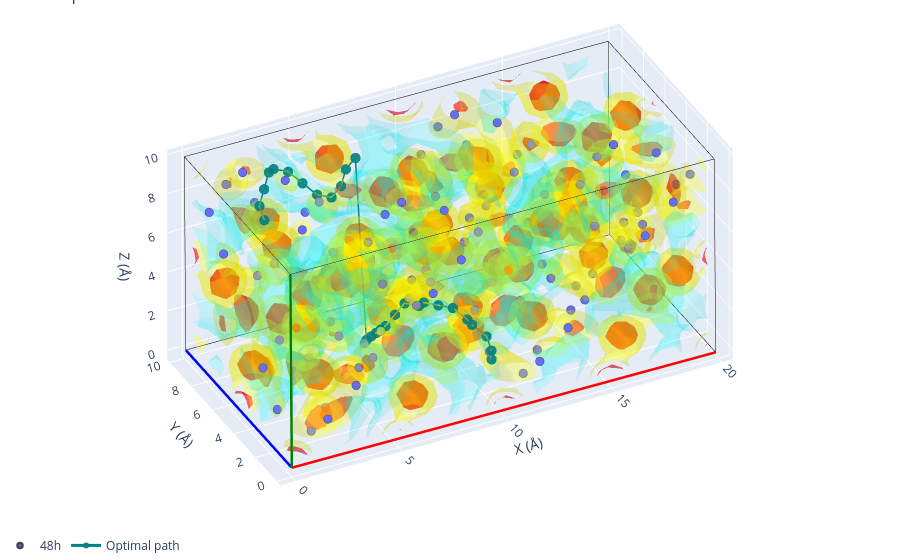
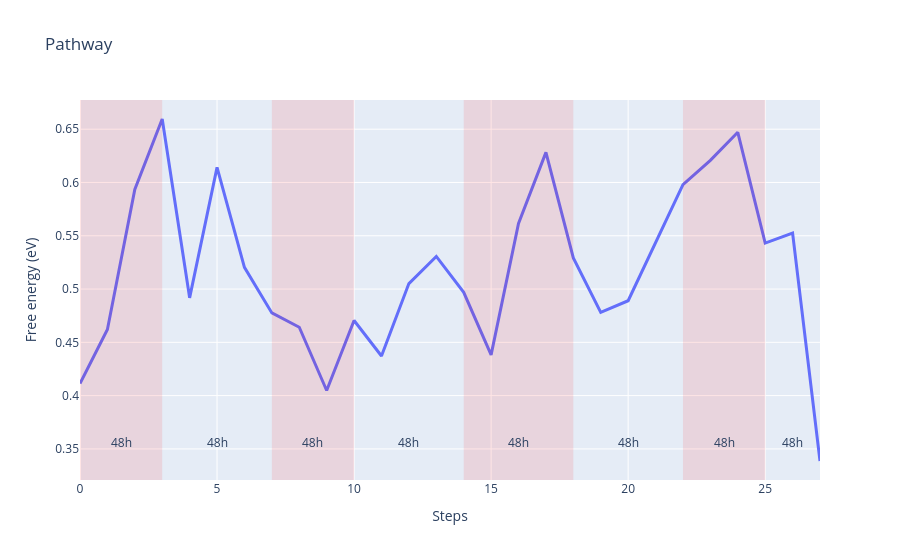

Source (notebook cell) for these figures, in order:
### Code cell
fig1 = volume.plot_3d(structure=sites, paths=path1)
fig1.show()

fig2 = path1.plot_energy_along_path(structure=sites)
fig2.show()

### Figure 1 — Plotly figure (JSON) as saved in the notebook; plotly's stock layout.template omitted (floating-point values rounded to 4 significant figures; data arrays with more than 128 entries replaced by an {"elided": "..."} marker saying what was removed)
{"data": [{"line": {"color": "red", "width": 5}, "mode": "lines", "showlegend": false, "type": "scatter3d", "x": [0, 19.87], "y": [0, 0.006208], "z": [0, -0.1473]}, {"line": {"color": "blue", "width": 5}, "mode": "lines", "showlegend": false, "type": "scatter3d", "x": [0, 0.005318], "y": [0, 9.919], "z": [0, -0.02126]}, {"line": {"color": "green", "width": 5}, "mode": "lines", "showlegend": false, "type": "scatter3d", "x": [0, -0.07517], "y": [0, -0.01577], "z": [0, 9.916]}, {"line": {"color": "black", "width": 1}, "mode": "lines", "showlegend": false, "type": "scatter3d", "x": [19.87, 19.88], "y": [0.006208, 9.926], "z": [-0.1473, -0.1686]}, {"line": {"color": "black", "width": 1}, "mode": "lines", "showlegend": false, "type": "scatter3d", "x": [19.87, 19.8], "y": [0.006208, -0.009559], "z": [-0.1473, 9.769]}, {"line": {"color": "black", "width": 1}, "mode": "lines", "showlegend": false, "type": "scatter3d", "x": [0.005318, 19.88], "y": [9.919, 9.926], "z": [-0.02126, -0.1686]}, {"line": {"color": "black", "width": 1}, "mode": "lines", "showlegend": false, "type": "scatter3d", "x": [0.005318, -0.06986], "y": [9.919, 9.904], "z": [-0.02126, 9.895]}, {"line": {"color": "black", "width": 1}, "mode": "lines", "showlegend": false, "type": "scatter3d", "x": [-0.07517, 19.8], "y": [-0.01577, -0.009559], "z": [9.916, 9.769]}, {"line": {"color": "black", "width": 1}, "mode": "lines", "showlegend": false, "type": "scatter3d", "x": [-0.07517, -0.06986], "y": [-0.01577, 9.904], "z": [9.916, 9.895]}, {"line": {"color": "black", "width": 1}, "mode": "lines", "showlegend": false, "type": "scatter3d", "x": [19.8, -0.06986], "y": [9.91, 9.904], "z": [9.748, 9.895]}, {"line": {"color": "black", "width": 1}, "mode": "lines", "showlegend": false, "type": "scatter3d", "x": [19.8, 19.8], "y": [9.91, -0.009559], "z": [9.748, 9.769]}, {"line": {"color": "black", "width": 1}, "mode": "lines", "showlegend": false, "type": "scatter3d", "x": [19.8, 19.88], "y": [9.91, 9.926], "z": [9.748, -0.1686]}, {"color": "red", "i": {"elided": "4667 int values"}, "j": {"elided": "4667 int values"}, "k": {"elided": "4667 int values"}, "name": "isoval=np.float64(87.0)", "opacity": 0.6, "showlegend": false, "type": "mesh3d", "x": {"elided": "2731 float values"}, "y": {"elided": "2731 float values"}, "z": {"elided": "2731 float values"}}, {"color": "yellow", "i": {"elided": "15713 int values"}, "j": {"elided": "15713 int values"}, "k": {"elided": "15713 int values"}, "name": "isoval=np.float64(34.800000000000004)", "opacity": 0.3, "showlegend": false, "type": "mesh3d", "x": {"elided": "8644 float values"}, "y": {"elided": "8644 float values"}, "z": {"elided": "8644 float values"}}, {"color": "cyan", "i": {"elided": "11406 int values"}, "j": {"elided": "11406 int values"}, "k": {"elided": "11406 int values"}, "name": "isoval=np.float64(2.436)", "opacity": 0.15, "showlegend": false, "type": "mesh3d", "x": {"elided": "6306 float values"}, "y": {"elided": "6306 float values"}, "z": {"elided": "6306 float values"}}, {"line": {"color": "red", "width": 5}, "mode": "lines", "showlegend": false, "type": "scatter3d", "x": [0, 19.87], "y": [0, 0.006208], "z": [0, -0.1473]}, {"line": {"color": "blue", "width": 5}, "mode": "lines", "showlegend": false, "type": "scatter3d", "x": [0, 0.005318], "y": [0, 9.919], "z": [0, -0.02126]}, {"line": {"color": "green", "width": 5}, "mode": "lines", "showlegend": false, "type": "scatter3d", "x": [0, -0.07517], "y": [0, -0.01577], "z": [0, 9.916]}, {"line": {"color": "black", "width": 1}, "mode": "lines", "showlegend": false, "type": "scatter3d", "x": [19.87, 19.88], "y": [0.006208, 9.926], "z": [-0.1473, -0.1686]}, {"line": {"color": "black", "width": 1}, "mode": "lines", "showlegend": false, "type": "scatter3d", "x": [19.87, 19.8], "y": [0.006208, -0.009559], "z": [-0.1473, 9.769]}, {"line": {"color": "black", "width": 1}, "mode": "lines", "showlegend": false, "type": "scatter3d", "x": [0.005318, 19.88], "y": [9.919, 9.926], "z": [-0.02126, -0.1686]}, {"line": {"color": "black", "width": 1}, "mode": "lines", "showlegend": false, "type": "scatter3d", "x": [0.005318, -0.06986], "y": [9.919, 9.904], "z": [-0.02126, 9.895]}, {"line": {"color": "black", "width": 1}, "mode": "lines", "showlegend": false, "type": "scatter3d", "x": [-0.07517, 19.8], "y": [-0.01577, -0.009559], "z": [9.916, 9.769]}, {"line": {"color": "black", "width": 1}, "mode": "lines", "showlegend": false, "type": "scatter3d", "x": [-0.07517, -0.06986], "y": [-0.01577, 9.904], "z": [9.916, 9.895]}, {"line": {"color": "black", "width": 1}, "mode": "lines", "showlegend": false, "type": "scatter3d", "x": [19.8, -0.06986], "y": [9.91, 9.904], "z": [9.748, 9.895]}, {"line": {"color": "black", "width": 1}, "mode": "lines", "showlegend": false, "type": "scatter3d", "x": [19.8, 19.8], "y": [9.91, -0.009559], "z": [9.748, 9.769]}, {"line": {"color": "black", "width": 1}, "mode": "lines", "showlegend": false, "type": "scatter3d", "x": [19.8, 19.88], "y": [9.91, 9.926], "z": [9.748, -0.1686]}, {"legendgroup": "48h", "marker": {"color": "#636EFA", "line": {"width": 2.5}, "size": 5}, "mode": "markers", "name": "48h", "showlegend": true, "type": "scatter3d", "x": [1.818], "y": [1.815], "z": [0.2206]}, {"legendgroup": "48h", "marker": {"color": "#636EFA", "line": {"width": 2.5}, "size": 5}, "mode": "markers", "name": "48h", "showlegend": false, "type": "scatter3d", "x": [11.75], "y": [1.819], "z": [0.147]}, {"legendgroup": "48h", "marker": {"color": "#636EFA", "line": {"width": 2.5}, "size": 5}, "mode": "markers", "name": "48h", "showlegend": false, "type": "scatter3d", "x": [1.783], "y": [6.767], "z": [5.168]}, {"legendgroup": "48h", "marker": {"color": "#636EFA", "line": {"width": 2.5}, "size": 5}, "mode": "markers", "name": "48h", "showlegend": false, "type": "scatter3d", "x": [11.72], "y": [6.77], "z": [5.094]}, {"legendgroup": "48h", "marker": {"color": "#636EFA", "line": {"width": 2.5}, "size": 5}, "mode": "markers", "name": "48h", "showlegend": false, "type": "scatter3d", "x": [6.748], "y": [1.809], "z": [5.142]}, {"legendgroup": "48h", "marker": {"color": "#636EFA", "line": {"width": 2.5}, "size": 5}, "mode": "markers", "name": "48h", "showlegend": false, "type": "scatter3d", "x": [16.68], "y": [1.812], "z": [5.068]}, {"legendgroup": "48h", "marker": {"color": "#636EFA", "line": {"width": 2.5}, "size": 5}, "mode": "markers", "name": "48h", "showlegend": false, "type": "scatter3d", "x": [6.789], "y": [6.777], "z": [0.1732]}, {"legendgroup": "48h", "marker": {"color": "#636EFA", "line": {"width": 2.5}, "size": 5}, "mode": "markers", "name": "48h", "showlegend": false, "type": "scatter3d", "x": [16.73], "y": [6.78], "z": [0.09949]}, {"legendgroup": "48h", "marker": {"color": "#636EFA", "line": {"width": 2.5}, "size": 5}, "mode": "markers", "name": "48h", "showlegend": false, "type": "scatter3d", "x": [9.638], "y": [1.805], "z": [8.026]}, {"legendgroup": "48h", "marker": {"color": "#636EFA", "line": {"width": 2.5}, "size": 5}, "mode": "markers", "name": "48h", "showlegend": false, "type": "scatter3d", "x": [19.57], "y": [1.809], "z": [7.952]}, {"legendgroup": "48h", "marker": {"color": "#636EFA", "line": {"width": 2.5}, "size": 5}, "mode": "markers", "name": "48h", "showlegend": false, "type": "scatter3d", "x": [9.678], "y": [6.773], "z": [3.057]}, {"legendgroup": "48h", "marker": {"color": "#636EFA", "line": {"width": 2.5}, "size": 5}, "mode": "markers", "name": "48h", "showlegend": false, "type": "scatter3d", "x": [19.61], "y": [6.776], "z": [2.983]}, {"legendgroup": "48h", "marker": {"color": "#636EFA", "line": {"width": 2.5}, "size": 5}, "mode": "markers", "name": "48h", "showlegend": false, "type": "scatter3d", "x": [4.707], "y": [1.812], "z": [3.104]}, {"legendgroup": "48h", "marker": {"color": "#636EFA", "line": {"width": 2.5}, "size": 5}, "mode": "markers", "name": "48h", "showlegend": false, "type": "scatter3d", "x": [14.64], "y": [1.815], "z": [3.031]}, {"legendgroup": "48h", "marker": {"color": "#636EFA", "line": {"width": 2.5}, "size": 5}, "mode": "markers", "name": "48h", "showlegend": false, "type": "scatter3d", "x": [4.672], "y": [6.764], "z": [8.052]}, {"legendgroup": "48h", "marker": {"color": "#636EFA", "line": {"width": 2.5}, "size": 5}, "mode": "markers", "name": "48h", "showlegend": false, "type": "scatter3d", "x": [14.61], "y": [6.767], "z": [7.978]}, {"legendgroup": "48h", "marker": {"color": "#636EFA", "line": {"width": 2.5}, "size": 5}, "mode": "markers", "name": "48h", "showlegend": false, "type": "scatter3d", "x": [8.057], "y": [0.2277], "z": [8.041]}, {"legendgroup": "48h", "marker": {"color": "#636EFA", "line": {"width": 2.5}, "size": 5}, "mode": "markers", "name": "48h", "showlegend": false, "type": "scatter3d", "x": [17.99], "y": [0.2308], "z": [7.967]}, {"legendgroup": "48h", "marker": {"color": "#636EFA", "line": {"width": 2.5}, "size": 5}, "mode": "markers", "name": "48h", "showlegend": false, "type": "scatter3d", "x": [8.097], "y": [5.195], "z": [3.072]}, {"legendgroup": "48h", "marker": {"color": "#636EFA", "line": {"width": 2.5}, "size": 5}, "mode": "markers", "name": "48h", "showlegend": false, "type": "scatter3d", "x": [18.03], "y": [5.198], "z": [2.998]}, {"legendgroup": "48h", "marker": {"color": "#636EFA", "line": {"width": 2.5}, "size": 5}, "mode": "markers", "name": "48h", "showlegend": false, "type": "scatter3d", "x": [3.126], "y": [0.2341], "z": [3.12]}, {"legendgroup": "48h", "marker": {"color": "#636EFA", "line": {"width": 2.5}, "size": 5}, "mode": "markers", "name": "48h", "showlegend": false, "type": "scatter3d", "x": [13.06], "y": [0.2372], "z": [3.046]}, {"legendgroup": "48h", "marker": {"color": "#636EFA", "line": {"width": 2.5}, "size": 5}, "mode": "markers", "name": "48h", "showlegend": false, "type": "scatter3d", "x": [3.091], "y": [5.186], "z": [8.067]}, {"legendgroup": "48h", "marker": {"color": "#636EFA", "line": {"width": 2.5}, "size": 5}, "mode": "markers", "name": "48h", "showlegend": false, "type": "scatter3d", "x": [13.03], "y": [5.189], "z": [7.993]}, {"legendgroup": "48h", "marker": {"color": "#636EFA", "line": {"width": 2.5}, "size": 5}, "mode": "markers", "name": "48h", "showlegend": false, "type": "scatter3d", "x": [8.046], "y": [1.802], "z": [9.614]}, {"legendgroup": "48h", "marker": {"color": "#636EFA", "line": {"width": 2.5}, "size": 5}, "mode": "markers", "name": "48h", "showlegend": false, "type": "scatter3d", "x": [17.98], "y": [1.806], "z": [9.54]}, {"legendgroup": "48h", "marker": {"color": "#636EFA", "line": {"width": 2.5}, "size": 5}, "mode": "markers", "name": "48h", "showlegend": false, "type": "scatter3d", "x": [8.086], "y": [6.77], "z": [4.645]}, {"legendgroup": "48h", "marker": {"color": "#636EFA", "line": {"width": 2.5}, "size": 5}, "mode": "markers", "name": "48h", "showlegend": false, "type": "scatter3d", "x": [18.02], "y": [6.773], "z": [4.572]}, {"legendgroup": "48h", "marker": {"color": "#636EFA", "line": {"width": 2.5}, "size": 5}, "mode": "markers", "name": "48h", "showlegend": false, "type": "scatter3d", "x": [3.115], "y": [1.809], "z": [4.693]}, {"legendgroup": "48h", "marker": {"color": "#636EFA", "line": {"width": 2.5}, "size": 5}, "mode": "markers", "name": "48h", "showlegend": false, "type": "scatter3d", "x": [13.05], "y": [1.812], "z": [4.619]}, {"legendgroup": "48h", "marker": {"color": "#636EFA", "line": {"width": 2.5}, "size": 5}, "mode": "markers", "name": "48h", "showlegend": false, "type": "scatter3d", "x": [3.08], "y": [6.761], "z": [9.64]}, {"legendgroup": "48h", "marker": {"color": "#636EFA", "line": {"width": 2.5}, "size": 5}, "mode": "markers", "name": "48h", "showlegend": false, "type": "scatter3d", "x": [13.02], "y": [6.764], "z": [9.567]}, {"legendgroup": "48h", "marker": {"color": "#636EFA", "line": {"width": 2.5}, "size": 5}, "mode": "markers", "name": "48h", "showlegend": false, "type": "scatter3d", "x": [1.762], "y": [9.669], "z": [8.067]}, {"legendgroup": "48h", "marker": {"color": "#636EFA", "line": {"width": 2.5}, "size": 5}, "mode": "markers", "name": "48h", "showlegend": false, "type": "scatter3d", "x": [11.7], "y": [9.672], "z": [7.994]}, {"legendgroup": "48h", "marker": {"color": "#636EFA", "line": {"width": 2.5}, "size": 5}, "mode": "markers", "name": "48h", "showlegend": false, "type": "scatter3d", "x": [1.797], "y": [4.717], "z": [3.12]}, {"legendgroup": "48h", "marker": {"color": "#636EFA", "line": {"width": 2.5}, "size": 5}, "mode": "markers", "name": "48h", "showlegend": false, "type": "scatter3d", "x": [11.73], "y": [4.72], "z": [3.046]}, {"legendgroup": "48h", "marker": {"color": "#636EFA", "line": {"width": 2.5}, "size": 5}, "mode": "markers", "name": "48h", "showlegend": false, "type": "scatter3d", "x": [6.768], "y": [9.678], "z": [3.072]}, {"legendgroup": "48h", "marker": {"color": "#636EFA", "line": {"width": 2.5}, "size": 5}, "mode": "markers", "name": "48h", "showlegend": false, "type": "scatter3d", "x": [16.7], "y": [9.682], "z": [2.999]}, {"legendgroup": "48h", "marker": {"color": "#636EFA", "line": {"width": 2.5}, "size": 5}, "mode": "markers", "name": "48h", "showlegend": false, "type": "scatter3d", "x": [6.728], "y": [4.711], "z": [8.041]}, {"legendgroup": "48h", "marker": {"color": "#636EFA", "line": {"width": 2.5}, "size": 5}, "mode": "markers", "name": "48h", "showlegend": false, "type": "scatter3d", "x": [16.66], "y": [4.714], "z": [7.967]}, {"legendgroup": "48h", "marker": {"color": "#636EFA", "line": {"width": 2.5}, "size": 5}, "mode": "markers", "name": "48h", "showlegend": false, "type": "scatter3d", "x": [0.1814], "y": [8.091], "z": [8.082]}, {"legendgroup": "48h", "marker": {"color": "#636EFA", "line": {"width": 2.5}, "size": 5}, "mode": "markers", "name": "48h", "showlegend": false, "type": "scatter3d", "x": [10.12], "y": [8.094], "z": [8.009]}, {"legendgroup": "48h", "marker": {"color": "#636EFA", "line": {"width": 2.5}, "size": 5}, "mode": "markers", "name": "48h", "showlegend": false, "type": "scatter3d", "x": [0.2163], "y": [3.14], "z": [3.135]}, {"legendgroup": "48h", "marker": {"color": "#636EFA", "line": {"width": 2.5}, "size": 5}, "mode": "markers", "name": "48h", "showlegend": false, "type": "scatter3d", "x": [10.15], "y": [3.143], "z": [3.061]}, {"legendgroup": "48h", "marker": {"color": "#636EFA", "line": {"width": 2.5}, "size": 5}, "mode": "markers", "name": "48h", "showlegend": false, "type": "scatter3d", "x": [5.187], "y": [8.101], "z": [3.087]}, {"legendgroup": "48h", "marker": {"color": "#636EFA", "line": {"width": 2.5}, "size": 5}, "mode": "markers", "name": "48h", "showlegend": false, "type": "scatter3d", "x": [15.12], "y": [8.104], "z": [3.014]}, {"legendgroup": "48h", "marker": {"color": "#636EFA", "line": {"width": 2.5}, "size": 5}, "mode": "markers", "name": "48h", "showlegend": false, "type": "scatter3d", "x": [5.147], "y": [3.133], "z": [8.056]}, {"legendgroup": "48h", "marker": {"color": "#636EFA", "line": {"width": 2.5}, "size": 5}, "mode": "markers", "name": "48h", "showlegend": false, "type": "scatter3d", "x": [15.08], "y": [3.136], "z": [7.982]}, {"legendgroup": "48h", "marker": {"color": "#636EFA", "line": {"width": 2.5}, "size": 5}, "mode": "markers", "name": "48h", "showlegend": false, "type": "scatter3d", "x": [1.749], "y": [8.089], "z": [9.647]}, {"legendgroup": "48h", "marker": {"color": "#636EFA", "line": {"width": 2.5}, "size": 5}, "mode": "markers", "name": "48h", "showlegend": false, "type": "scatter3d", "x": [11.69], "y": [8.092], "z": [9.574]}, {"legendgroup": "48h", "marker": {"color": "#636EFA", "line": {"width": 2.5}, "size": 5}, "mode": "markers", "name": "48h", "showlegend": false, "type": "scatter3d", "x": [1.784], "y": [3.138], "z": [4.7]}, {"legendgroup": "48h", "marker": {"color": "#636EFA", "line": {"width": 2.5}, "size": 5}, "mode": "markers", "name": "48h", "showlegend": false, "type": "scatter3d", "x": [11.72], "y": [3.141], "z": [4.626]}, {"legendgroup": "48h", "marker": {"color": "#636EFA", "line": {"width": 2.5}, "size": 5}, "mode": "markers", "name": "48h", "showlegend": false, "type": "scatter3d", "x": [6.755], "y": [8.099], "z": [4.652]}, {"legendgroup": "48h", "marker": {"color": "#636EFA", "line": {"width": 2.5}, "size": 5}, "mode": "markers", "name": "48h", "showlegend": false, "type": "scatter3d", "x": [16.69], "y": [8.102], "z": [4.579]}, {"legendgroup": "48h", "marker": {"color": "#636EFA", "line": {"width": 2.5}, "size": 5}, "mode": "markers", "name": "48h", "showlegend": false, "type": "scatter3d", "x": [6.715], "y": [3.131], "z": [9.621]}, {"legendgroup": "48h", "marker": {"color": "#636EFA", "line": {"width": 2.5}, "size": 5}, "mode": "markers", "name": "48h", "showlegend": false, "type": "scatter3d", "x": [16.65], "y": [3.134], "z": [9.547]}, {"legendgroup": "48h", "marker": {"color": "#636EFA", "line": {"width": 2.5}, "size": 5}, "mode": "markers", "name": "48h", "showlegend": false, "type": "scatter3d", "x": [1.805], "y": [0.2357], "z": [1.801]}, {"legendgroup": "48h", "marker": {"color": "#636EFA", "line": {"width": 2.5}, "size": 5}, "mode": "markers", "name": "48h", "showlegend": false, "type": "scatter3d", "x": [11.74], "y": [0.2389], "z": [1.727]}, {"legendgroup": "48h", "marker": {"color": "#636EFA", "line": {"width": 2.5}, "size": 5}, "mode": "markers", "name": "48h", "showlegend": false, "type": "scatter3d", "x": [1.77], "y": [5.188], "z": [6.748]}, {"legendgroup": "48h", "marker": {"color": "#636EFA", "line": {"width": 2.5}, "size": 5}, "mode": "markers", "name": "48h", "showlegend": false, "type": "scatter3d", "x": [11.71], "y": [5.191], "z": [6.674]}, {"legendgroup": "48h", "marker": {"color": "#636EFA", "line": {"width": 2.5}, "size": 5}, "mode": "markers", "name": "48h", "showlegend": false, "type": "scatter3d", "x": [6.735], "y": [0.2294], "z": [6.722]}, {"legendgroup": "48h", "marker": {"color": "#636EFA", "line": {"width": 2.5}, "size": 5}, "mode": "markers", "name": "48h", "showlegend": false, "type": "scatter3d", "x": [16.67], "y": [0.2325], "z": [6.648]}, {"legendgroup": "48h", "marker": {"color": "#636EFA", "line": {"width": 2.5}, "size": 5}, "mode": "markers", "name": "48h", "showlegend": false, "type": "scatter3d", "x": [6.776], "y": [5.197], "z": [1.753]}, {"legendgroup": "48h", "marker": {"color": "#636EFA", "line": {"width": 2.5}, "size": 5}, "mode": "markers", "name": "48h", "showlegend": false, "type": "scatter3d", "x": [16.71], "y": [5.2], "z": [1.68]}, {"legendgroup": "48h", "marker": {"color": "#636EFA", "line": {"width": 2.5}, "size": 5}, "mode": "markers", "name": "48h", "showlegend": false, "type": "scatter3d", "x": [0.2257], "y": [1.812], "z": [1.809]}, {"legendgroup": "48h", "marker": {"color": "#636EFA", "line": {"width": 2.5}, "size": 5}, "mode": "markers", "name": "48h", "showlegend": false, "type": "scatter3d", "x": [10.16], "y": [1.816], "z": [1.735]}, {"legendgroup": "48h", "marker": {"color": "#636EFA", "line": {"width": 2.5}, "size": 5}, "mode": "markers", "name": "48h", "showlegend": false, "type": "scatter3d", "x": [0.1908], "y": [6.764], "z": [6.756]}, {"legendgroup": "48h", "marker": {"color": "#636EFA", "line": {"width": 2.5}, "size": 5}, "mode": "markers", "name": "48h", "showlegend": false, "type": "scatter3d", "x": [10.13], "y": [6.767], "z": [6.683]}, {"legendgroup": "48h", "marker": {"color": "#636EFA", "line": {"width": 2.5}, "size": 5}, "mode": "markers", "name": "48h", "showlegend": false, "type": "scatter3d", "x": [5.156], "y": [1.806], "z": [6.73]}, {"legendgroup": "48h", "marker": {"color": "#636EFA", "line": {"width": 2.5}, "size": 5}, "mode": "markers", "name": "48h", "showlegend": false, "type": "scatter3d", "x": [15.09], "y": [1.809], "z": [6.657]}, {"legendgroup": "48h", "marker": {"color": "#636EFA", "line": {"width": 2.5}, "size": 5}, "mode": "markers", "name": "48h", "showlegend": false, "type": "scatter3d", "x": [5.197], "y": [6.774], "z": [1.762]}, {"legendgroup": "48h", "marker": {"color": "#636EFA", "line": {"width": 2.5}, "size": 5}, "mode": "markers", "name": "48h", "showlegend": false, "type": "scatter3d", "x": [15.13], "y": [6.777], "z": [1.688]}, {"legendgroup": "48h", "marker": {"color": "#636EFA", "line": {"width": 2.5}, "size": 5}, "mode": "markers", "name": "48h", "showlegend": false, "type": "scatter3d", "x": [9.689], "y": [8.104], "z": [1.725]}, {"legendgroup": "48h", "marker": {"color": "#636EFA", "line": {"width": 2.5}, "size": 5}, "mode": "markers", "name": "48h", "showlegend": false, "type": "scatter3d", "x": [19.63], "y": [8.107], "z": [1.652]}, {"legendgroup": "48h", "marker": {"color": "#636EFA", "line": {"width": 2.5}, "size": 5}, "mode": "markers", "name": "48h", "showlegend": false, "type": "scatter3d", "x": [9.648], "y": [3.137], "z": [6.694]}, {"legendgroup": "48h", "marker": {"color": "#636EFA", "line": {"width": 2.5}, "size": 5}, "mode": "markers", "name": "48h", "showlegend": false, "type": "scatter3d", "x": [19.59], "y": [3.14], "z": [6.62]}, {"legendgroup": "48h", "marker": {"color": "#636EFA", "line": {"width": 2.5}, "size": 5}, "mode": "markers", "name": "48h", "showlegend": false, "type": "scatter3d", "x": [4.683], "y": [8.095], "z": [6.72]}, {"legendgroup": "48h", "marker": {"color": "#636EFA", "line": {"width": 2.5}, "size": 5}, "mode": "markers", "name": "48h", "showlegend": false, "type": "scatter3d", "x": [14.62], "y": [8.098], "z": [6.647]}, {"legendgroup": "48h", "marker": {"color": "#636EFA", "line": {"width": 2.5}, "size": 5}, "mode": "markers", "name": "48h", "showlegend": false, "type": "scatter3d", "x": [4.718], "y": [3.143], "z": [1.773]}, {"legendgroup": "48h", "marker": {"color": "#636EFA", "line": {"width": 2.5}, "size": 5}, "mode": "markers", "name": "48h", "showlegend": false, "type": "scatter3d", "x": [14.65], "y": [3.146], "z": [1.699]}, {"legendgroup": "48h", "marker": {"color": "#636EFA", "line": {"width": 2.5}, "size": 5}, "mode": "markers", "name": "48h", "showlegend": false, "type": "scatter3d", "x": [8.11], "y": [9.681], "z": [1.734]}, {"legendgroup": "48h", "marker": {"color": "#636EFA", "line": {"width": 2.5}, "size": 5}, "mode": "markers", "name": "48h", "showlegend": false, "type": "scatter3d", "x": [18.05], "y": [9.684], "z": [1.66]}, {"legendgroup": "48h", "marker": {"color": "#636EFA", "line": {"width": 2.5}, "size": 5}, "mode": "markers", "name": "48h", "showlegend": false, "type": "scatter3d", "x": [8.069], "y": [4.713], "z": [6.702]}, {"legendgroup": "48h", "marker": {"color": "#636EFA", "line": {"width": 2.5}, "size": 5}, "mode": "markers", "name": "48h", "showlegend": false, "type": "scatter3d", "x": [18.01], "y": [4.717], "z": [6.629]}, {"legendgroup": "48h", "marker": {"color": "#636EFA", "line": {"width": 2.5}, "size": 5}, "mode": "markers", "name": "48h", "showlegend": false, "type": "scatter3d", "x": [3.104], "y": [9.672], "z": [6.729]}, {"legendgroup": "48h", "marker": {"color": "#636EFA", "line": {"width": 2.5}, "size": 5}, "mode": "markers", "name": "48h", "showlegend": false, "type": "scatter3d", "x": [13.04], "y": [9.675], "z": [6.655]}, {"legendgroup": "48h", "marker": {"color": "#636EFA", "line": {"width": 2.5}, "size": 5}, "mode": "markers", "name": "48h", "showlegend": false, "type": "scatter3d", "x": [3.139], "y": [4.72], "z": [1.781]}, {"legendgroup": "48h", "marker": {"color": "#636EFA", "line": {"width": 2.5}, "size": 5}, "mode": "markers", "name": "48h", "showlegend": false, "type": "scatter3d", "x": [13.08], "y": [4.723], "z": [1.708]}, {"legendgroup": "48h", "marker": {"color": "#636EFA", "line": {"width": 2.5}, "size": 5}, "mode": "markers", "name": "48h", "showlegend": false, "type": "scatter3d", "x": [8.121], "y": [8.106], "z": [0.1604]}, {"legendgroup": "48h", "marker": {"color": "#636EFA", "line": {"width": 2.5}, "size": 5}, "mode": "markers", "name": "48h", "showlegend": false, "type": "scatter3d", "x": [18.06], "y": [8.109], "z": [0.08677]}, {"legendgroup": "48h", "marker": {"color": "#636EFA", "line": {"width": 2.5}, "size": 5}, "mode": "markers", "name": "48h", "showlegend": false, "type": "scatter3d", "x": [8.08], "y": [3.139], "z": [5.129]}, {"legendgroup": "48h", "marker": {"color": "#636EFA", "line": {"width": 2.5}, "size": 5}, "mode": "markers", "name": "48h", "showlegend": false, "type": "scatter3d", "x": [18.02], "y": [3.142], "z": [5.055]}, {"legendgroup": "48h", "marker": {"color": "#636EFA", "line": {"width": 2.5}, "size": 5}, "mode": "markers", "name": "48h", "showlegend": false, "type": "scatter3d", "x": [3.115], "y": [8.097], "z": [5.155]}, {"legendgroup": "48h", "marker": {"color": "#636EFA", "line": {"width": 2.5}, "size": 5}, "mode": "markers", "name": "48h", "showlegend": false, "type": "scatter3d", "x": [13.05], "y": [8.1], "z": [5.082]}, {"legendgroup": "48h", "marker": {"color": "#636EFA", "line": {"width": 2.5}, "size": 5}, "mode": "markers", "name": "48h", "showlegend": false, "type": "scatter3d", "x": [3.15], "y": [3.145], "z": [0.2079]}, {"legendgroup": "48h", "marker": {"color": "#636EFA", "line": {"width": 2.5}, "size": 5}, "mode": "markers", "name": "48h", "showlegend": false, "type": "scatter3d", "x": [13.09], "y": [3.148], "z": [0.1342]}, {"line": {"width": 3}, "marker": {"color": "teal", "opacity": 0.9, "size": 6, "symbol": "circle"}, "mode": "markers+lines", "name": "Optimal path", "type": "scatter3d", "x": [10.15, 10.15, 10.14, 9.69, 9.69, 9.235, 8.784, 8.332, 8.336, 7.885, 7.436, 6.988, 6.992, 6.995, 6.999, 7.003, 6.479, 6.031, 5.583, 5.134, 4.683, 4.228, 3.773, 3.322, 3.326, 2.877, 2.429, 2.432], "y": [1.579, 1.578, 2.028, 2.478, 2.929, 3.379, 3.83, 4.281, 4.732, 5.183, 5.184, 5.184, 5.636, 6.087, 6.539, 6.991, 6.975, 6.976, 6.526, 6.526, 6.977, 7.427, 7.877, 8.328, 8.779, 8.329, 7.879, 7.429], "z": [1.499, 1.95, 2.399, 2.852, 2.852, 3.305, 3.307, 3.309, 2.858, 2.86, 2.413, 1.965, 1.514, 1.062, 0.6102, 0.1585, 9.627, 9.18, 8.733, 8.286, 8.288, 8.742, 9.195, 9.197, 8.745, 8.299, 7.853, 7.403]}], "layout": {"legend": {"orientation": "h", "x": 0, "xanchor": "left", "y": -0.1, "yanchor": "bottom"}, "margin": {"b": 0, "l": 0, "r": 0, "t": 0}, "scene": {"aspectmode": "manual", "aspectratio": {"x": 1.987, "y": 0.9919, "z": 0.9916}, "camera": {"eye": {"x": -0.9937, "y": -1.984, "z": 1.487}, "projection": {"type": "orthographic"}}, "xaxis": {"title": {"text": "X (Å)"}}, "yaxis": {"title": {"text": "Y (Å)"}}, "zaxis": {"title": {"text": "Z (Å)"}}}, "showlegend": true, "title": {"text": "3D plot"}}}

### Figure 2 — Plotly figure (JSON) as saved in the notebook; plotly's stock layout.template omitted (floating-point values rounded to 4 significant figures)
{"data": [{"line": {"width": 3}, "mode": "lines", "name": "Optimal path", "type": "scatter", "x": [0, 1, 2, 3, 4, 5, 6, 7, 8, 9, 10, 11, 12, 13, 14, 15, 16, 17, 18, 19, 20, 21, 22, 23, 24, 25, 26, 27], "y": [0.4114, 0.462, 0.5935, 0.6596, 0.4918, 0.6141, 0.5204, 0.4776, 0.4641, 0.4048, 0.4705, 0.4372, 0.5051, 0.5306, 0.4969, 0.4382, 0.5616, 0.6282, 0.5292, 0.4782, 0.489, 0.5431, 0.598, 0.6207, 0.6471, 0.5431, 0.5526, 0.3387]}], "layout": {"annotations": [{"hovertext": "[10.162176  1.816092  1.816092] Li", "showarrow": false, "text": "48h", "x": 1.5, "xanchor": "center", "y": 0.1, "yanchor": "middle", "yref": "y domain"}, {"hovertext": "[10.162176  3.145908  3.145908] Li", "showarrow": false, "text": "48h", "x": 5, "xanchor": "center", "y": 0.1, "yanchor": "middle", "yref": "y domain"}, {"hovertext": "[8.107908 5.200176 3.145908] Li", "showarrow": false, "text": "48h", "x": 8.5, "xanchor": "center", "y": 0.1, "yanchor": "middle", "yref": "y domain"}, {"hovertext": "[6.778092 5.200176 1.816092] Li", "showarrow": false, "text": "48h", "x": 12, "xanchor": "center", "y": 0.1, "yanchor": "middle", "yref": "y domain"}, {"hovertext": "[6.778092 6.778092 0.238176] Li", "showarrow": false, "text": "48h", "x": 16, "xanchor": "center", "y": 0.1, "yanchor": "middle", "yref": "y domain"}, {"hovertext": "[4.723824 6.778092 8.107908] Li", "showarrow": false, "text": "48h", "x": 20, "xanchor": "center", "y": 0.1, "yanchor": "middle", "yref": "y domain"}, {"hovertext": "[1.816092 8.107908 9.685824] Li", "showarrow": false, "text": "48h", "x": 23.5, "xanchor": "center", "y": 0.1, "yanchor": "middle", "yref": "y domain"}, {"hovertext": "[0.238176 8.107908 8.107908] Li", "showarrow": false, "text": "48h", "x": 26, "xanchor": "center", "y": 0.1, "yanchor": "middle", "yref": "y domain"}], "shapes": [{"fillcolor": "red", "line": {"width": 0}, "opacity": 0.1, "type": "rect", "x0": 0, "x1": 3, "xref": "x", "y0": 0, "y1": 1, "yref": "y domain"}, {"fillcolor": "red", "line": {"width": 0}, "opacity": 0.1, "type": "rect", "x0": 7, "x1": 10, "xref": "x", "y0": 0, "y1": 1, "yref": "y domain"}, {"fillcolor": "red", "line": {"width": 0}, "opacity": 0.1, "type": "rect", "x0": 14, "x1": 18, "xref": "x", "y0": 0, "y1": 1, "yref": "y domain"}, {"fillcolor": "red", "line": {"width": 0}, "opacity": 0.1, "type": "rect", "x0": 22, "x1": 25, "xref": "x", "y0": 0, "y1": 1, "yref": "y domain"}], "title": {"text": "Pathway"}, "xaxis": {"title": {"text": "Steps"}}, "yaxis": {"title": {"text": "Free energy (eV)"}}}}
